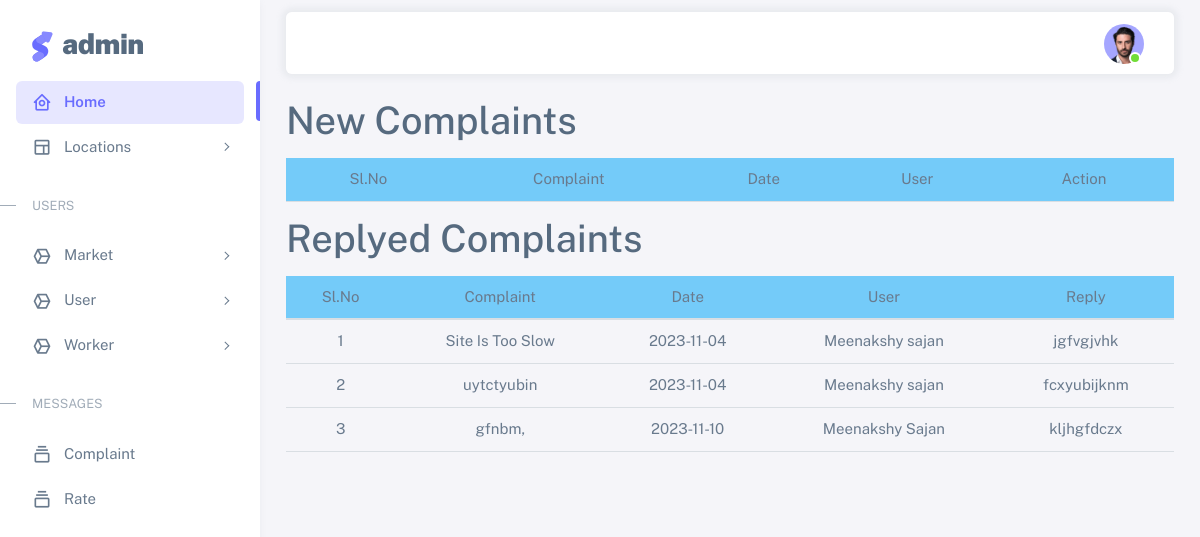
Screenshot of /Project/Admin/ViewComplaint.php with the database file from the repository.
### tables this page shows
CREATE TABLE `tbl_complaint` (
  `complaint_id` int(11) NOT NULL,
  `complaint_title` varchar(100) NOT NULL,
  `complaint_content` varchar(100) NOT NULL,
  `complaint_date` varchar(30) NOT NULL,
  `complaint_reply` varchar(100) NOT NULL DEFAULT 'Not Yet Replyed',
  `complaint_status` varchar(50) NOT NULL DEFAULT '0',
  `user_id` int(11) NOT NULL
);

CREATE TABLE `tbl_user` (
  `user_id` int(11) NOT NULL,
  `user_name` varchar(20) NOT NULL,
  `user_contact` varchar(20) NOT NULL,
  `user_email` varchar(30) NOT NULL,
  `user_address` varchar(40) NOT NULL,
  `user_photo` varchar(100) NOT NULL,
  `user_proof` varchar(100) NOT NULL,
  `user_password` varchar(20) NOT NULL,
  `place_id` int(11) NOT NULL,
  `user_status` int(11) NOT NULL
);

### Project/Admin/ViewComplaint.php (the view, shortened to what this page needs)
<!DOCTYPE html PUBLIC "-//W3C//DTD XHTML 1.0 Transitional//EN" "http://www.w3.org/TR/xhtml1/DTD/xhtml1-transitional.dtd">
<html xmlns="http://www.w3.org/1999/xhtml">
<head>
</head>
    <?php
include('../Assets/Connection/Connection.php');
include('Header.php');
    ?>
    <body>
        <section class="main_content dashboard_part">
            <div class="main_content_iner ">
                <div class="container-fluid p-0">
                    <div class="row justify-content-center">
                        <div class="col-12">
                            <div class="QA_section">
                                <h1>New Complaints</h1>
                                <div class="QA_table mb_30">
                                    <table class="table lms_table_active">
                                        <thead>
                                            <tr style="background-color: #74CBF9">
                                                <td align="center" scope="col">Sl.No</td>
                                                <td align="center" scope="col">Complaint</td>
                                                <td align="center" scope="col">Date</td>
                                                <td align="center" scope="col">User</td>
                                                <td align="center" scope="col">Action</td>
                                            </tr>
                                        </thead>
                                    </table>
                                </div>
                                <h1>Replyed Complaints</h1>
                                <div class="QA_table mb_30">
                                    <table class="table lms_table_active">
                                        <thead>
                                            <tr style="background-color: #74CBF9">
                                                <td align="center" scope="col">Sl.No</td>
                                                <td align="center" scope="col">Complaint</td>
                                                <td align="center" scope="col">Date</td>
                                                <td align="center" scope="col">User</td>
                                                <td align="center" scope="col">Reply</td>
                                            </tr>
                                        </thead>
                                        <tbody>
                                            <?php
												$i = 0;
                                                $selQry = "select * from tbl_complaint c  inner join tbl_user u on c.user_id = u.user_id where complaint_status='1'";
                                               $rs = $conn->query($selQry);
                                                while ($data = $rs->fetch_assoc()) {
                                                    $i++;
                                            ?>
                                            <tr>
                                                <td align="center"><?php echo $i;?></td>
                                                <td align="center"><?php echo $data["complaint_content"] ?></td>
                                                <td align="center"><?php echo $data["complaint_date"] ?></td>
                                                <td align="center"><?php echo $data["user_name"] ?></td>
                                                <td align="center"><?php echo $data["complaint_reply"] ?></td>
                                            </tr>
                                            <?php                     }
                                            ?>
                                        </tbody>
                                    </table>
                                </div>
                             </div>
                        </div>
                    </div>
                </div>
            </div>
        </section>
    </body>
     <?php
		include('Footer.php');
		?>
    </html>

### rows the page displays
tbl_complaint: complaint_content "Site Is Too Slow", complaint_date "2023-11-04", user.user_name "Meenakshy sajan", complaint_reply "jgfvgjvhk"
tbl_complaint: complaint_content "uytctyubin", complaint_date "2023-11-04", user.user_name "Meenakshy sajan", complaint_reply "fcxyubijknm"
tbl_complaint: complaint_content "gfnbm,", complaint_date "2023-11-10", user.user_name "Meenakshy Sajan", complaint_reply "kljhgfdczx"
